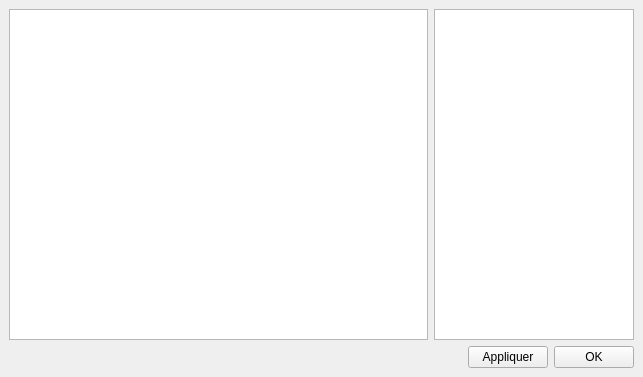
<?xml version="1.0" encoding="UTF-8"?>
<ui version="4.0">
 <class>ConflictWindow</class>
 <widget class="QMainWindow" name="ConflictWindow">
  <property name="geometry">
   <rect>
    <x>0</x>
    <y>0</y>
    <width>643</width>
    <height>377</height>
   </rect>
  </property>
  <property name="windowTitle">
   <string>Gestion des Conflits</string>
  </property>
  <widget class="QWidget" name="centralwidget">
   <layout class="QGridLayout" name="gridLayout">
    <item row="2" column="0" colspan="2">
     <layout class="QHBoxLayout" name="horizontalLayout">
      <item>
       <spacer name="horizontalSpacer">
        <property name="orientation">
         <enum>Qt::Horizontal</enum>
        </property>
        <property name="sizeHint" stdset="0">
         <size>
          <width>146</width>
          <height>20</height>
         </size>
        </property>
       </spacer>
      </item>
      <item>
       <widget class="QPushButton" name="pushButton_apply">
        <property name="text">
         <string>Appliquer</string>
        </property>
       </widget>
      </item>
      <item>
       <widget class="QPushButton" name="pushButton_ok">
        <property name="text">
         <string>OK</string>
        </property>
       </widget>
      </item>
     </layout>
    </item>
    <item row="0" column="1" rowspan="2">
     <widget class="QListWidget" name="listWidget_files">
      <property name="maximumSize">
       <size>
        <width>200</width>
        <height>16777215</height>
       </size>
      </property>
     </widget>
    </item>
    <item row="0" column="0" rowspan="2">
     <layout class="QGridLayout" name="layout_textEdit">
      <item row="0" column="0">
       <widget class="QTextBrowser" name="textBrowser_conflict">
        <property name="lineWrapMode">
         <enum>QTextEdit::NoWrap</enum>
        </property>
        <property name="textInteractionFlags">
         <set>Qt::LinksAccessibleByKeyboard|Qt::LinksAccessibleByMouse</set>
        </property>
        <property name="openLinks">
         <bool>false</bool>
        </property>
       </widget>
      </item>
     </layout>
    </item>
   </layout>
  </widget>
 </widget>
 <resources/>
 <connections/>
</ui>
